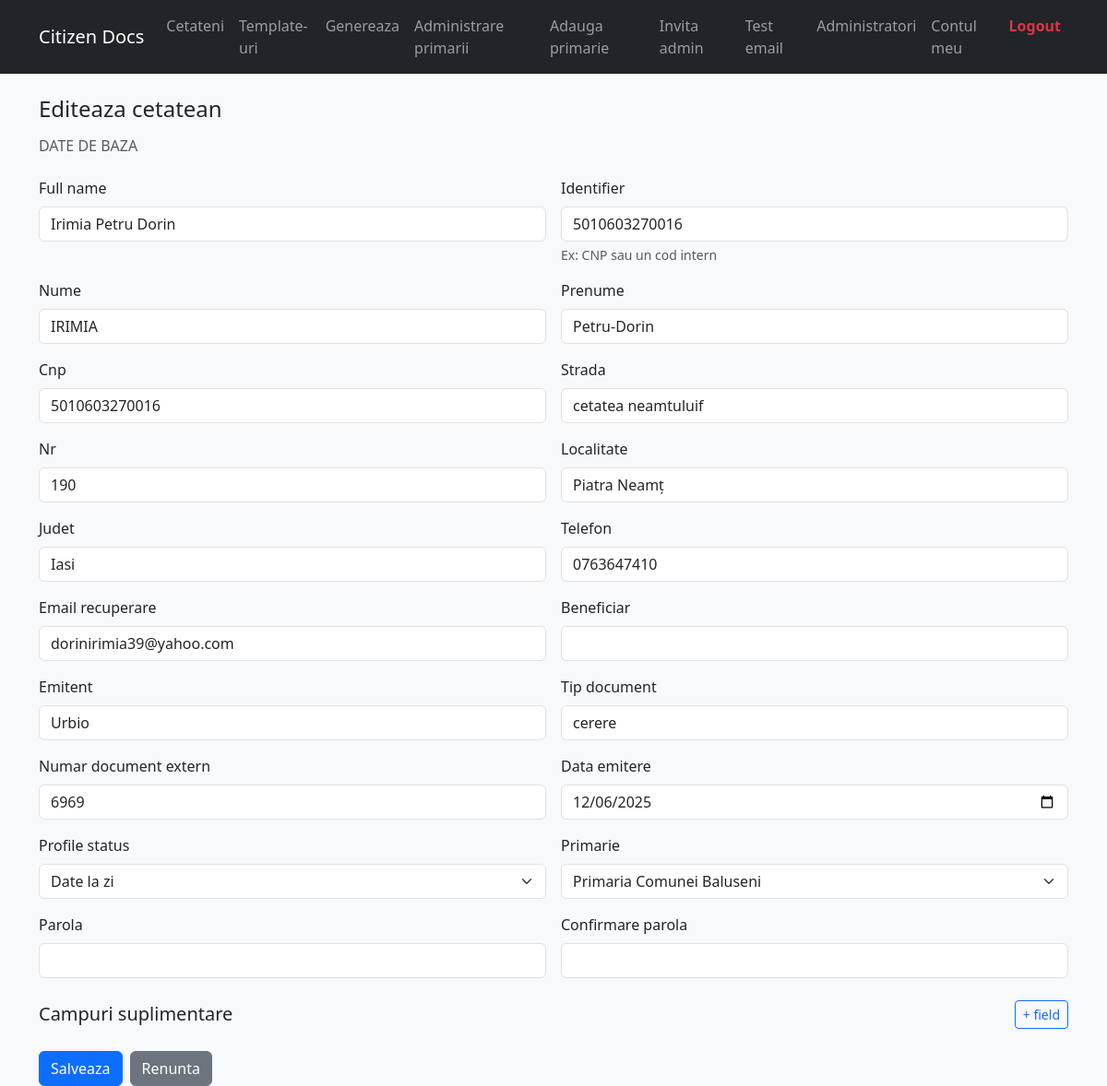
Screenshot of /citizens/5/edit/ (signed in) with the database file from the repository.
### core/models.py (models this page shows, shortened)
class Citizen(models.Model):
    STATUS_CHOICES = [
        ("updated", "Date actualizate"),
        ("pending_validation", "Se asteapta validare"),
        ("needs_update", "Necesita actualizare"),
        ("up_to_date", "Date la zi"),
    ]
    full_name = models.CharField(max_length=200)
    identifier = models.CharField(
        max_length=50,
        blank=True,
        help_text="Ex: CNP sau un cod intern",
    )
    municipality = models.ForeignKey(
        Municipality, null=True, blank=True, on_delete=models.SET_NULL, related_name="citizens"
    )
    user = models.OneToOneField(
        User,
        null=True,
        blank=True,
        on_delete=models.SET_NULL,
        related_name="citizen_profile",
    )
    nume = models.CharField(max_length=100, blank=True)
    prenume = models.CharField(max_length=100, blank=True)
    cnp = models.CharField(max_length=13, unique=True, null=True, blank=True)
    strada = models.CharField(max_length=200, blank=True)
    nr = models.CharField(max_length=20, blank=True)
    localitate = models.CharField(max_length=200, blank=True)
    judet = models.CharField(max_length=200, blank=True)
    telefon = models.CharField(max_length=50, blank=True)
    email_recuperare = models.EmailField(blank=True)
    email_recuperare_verified = models.BooleanField(default=False)
    email_recuperare_pending = models.EmailField(blank=True)
    beneficiar = models.CharField(max_length=200, blank=True)
    emitent = models.CharField(max_length=200, blank=True)
    tip_document = models.CharField(max_length=200, blank=True)
    numar_document_extern = models.CharField(max_length=200, blank=True)
    data_emitere = models.DateField(null=True, blank=True)
    data = models.JSONField(default=dict, blank=True)
    profile_status = models.CharField(
        max_length=30, choices=STATUS_CHOICES, default="up_to_date"
    )
    created_at = models.DateTimeField(auto_now_add=True)
    updated_at = models.DateTimeField(auto_now=True)

### core/views.py (the view, shortened to what this page needs)
# urls.py: path("citizens/<int:pk>/edit/", views.citizen_edit, name="citizen_edit"),
@user_passes_test(lambda u: u.is_staff)
def citizen_edit(request, pk):
    citizen = get_object_or_404(Citizen, pk=pk)
    muni = _user_municipality(request.user)
    if muni and citizen.municipality != muni:
        return HttpResponse(status=403)
    old_status = citizen.profile_status
    initial_extra = [
        {"field_name": val.field_def.name, "field_value": val.value}
        for val in citizen.extra_values.select_related("field_def")
    ]
    form = CitizenForm(request.POST or None, instance=citizen, user=request.user)
    formset = ExtraFieldFormSet(
        request.POST or None, prefix="extra", initial=initial_extra
    )
    return render(
        request,
        "core/citizen_form.html",
        {"form": form, "formset": formset, "citizen": citizen, "self_edit": False},
    )

### core/models.py (called while the page is built)
    def __str__(self):
        return self.name

### core/views.py (called while the page is built)
def _user_municipality(user):
    if not user.is_authenticated:
        return None
    if hasattr(user, "municipality_admin"):
        return user.municipality_admin.municipality
    return None

### templates/core/citizen_form.html (shortened to what this page needs)
{% extends "base.html" %}
{% block content %}
<h1 class="h4 mb-3">
  {% if citizen %}{% if self_edit %}Profil{% else %}Editeaza cetatean{% endif %}{% else %}Cetatean nou{% endif %}
</h1>
<form method="post" id="citizen-form">
  <div class="row g-3">
    <div class="col-12"><h6 class="text-muted text-uppercase">Date de baza</h6></div>
    {% for field in form %}
      {% with ro=field.field.widget.attrs.readonly %}
      <div class="col-md-6">
        <label class="form-label">{{ field.label }}</label>
        {% if ro %}
          <div class="form-control bg-light text-muted">
            {{ field.value|default:field.initial|default_if_none:"" }}
          </div>
          <div class="form-text text-muted">Nu se poate edita</div>
        {% else %}
          {% if field.name == "email_recuperare" and self_edit %}
            <div class="input-group">
              {{ field }}
              <button class="btn btn-outline-primary" type="button" id="send-email-code">Verifica</button>
            </div>
            <div class="form-text">Apasa Verifica pentru a trimite un cod pe email. Salvarea este permisa doar dupa verificare.</div>
          {% else %}
            {{ field }}
          {% endif %}
          {% if field.help_text %}
            <div class="form-text">{{ field.help_text }}</div>
          {% endif %}
        {% endif %}
      </div>
      {% endwith %}
    {% endfor %}
  </div>
  <div class="d-flex align-items-center justify-content-between mt-4 mb-2">
    <h5 class="mb-0">Campuri suplimentare</h5>
    <button class="btn btn-sm btn-outline-primary" type="button" id="add-extra">+ field</button>
  </div>
  <div class="mt-4 d-flex gap-2">
    <button class="btn btn-primary">Salveaza</button>
    {% if self_edit %}
      <a class="btn btn-secondary" href="{% url 'citizen_dashboard' %}">Renunta</a>
    {% else %}
      <a class="btn btn-secondary" href="{% url 'citizen_list' %}">Renunta</a>
    {% endif %}
  </div>
</form>
{% endblock %}

### templates/base.html (style rules this page uses)
body { min-height: 100vh; }

### rows the page displays
Citizen: form "Irimia Petru Dorin" "5010603270016" "IRIMIA" "Petru-Dorin" "5010603270016" "cetatea neamtuluif" "190" "Piatra Neamț" "Iasi" "0763647410" "dorinirimia39@yahoo.com" "Urbio" "cerere" "6969" "12/06/2025" "Date la zi" "Primaria Comunei Baluseni"

### other values shown
{{ field.label }} "Full name" "Identifier" "Nume" "Prenume" "Cnp" "Strada" "Nr" "Localitate" "Judet" "Telefon" "Email recuperare" "Beneficiar" "Emitent" "Tip document" "Numar document extern" "Data emitere" "Profile status" "Primarie" "Parola" "Confirmare parola"
{{ field.help_text }} "Ex: CNP sau un cod intern"
